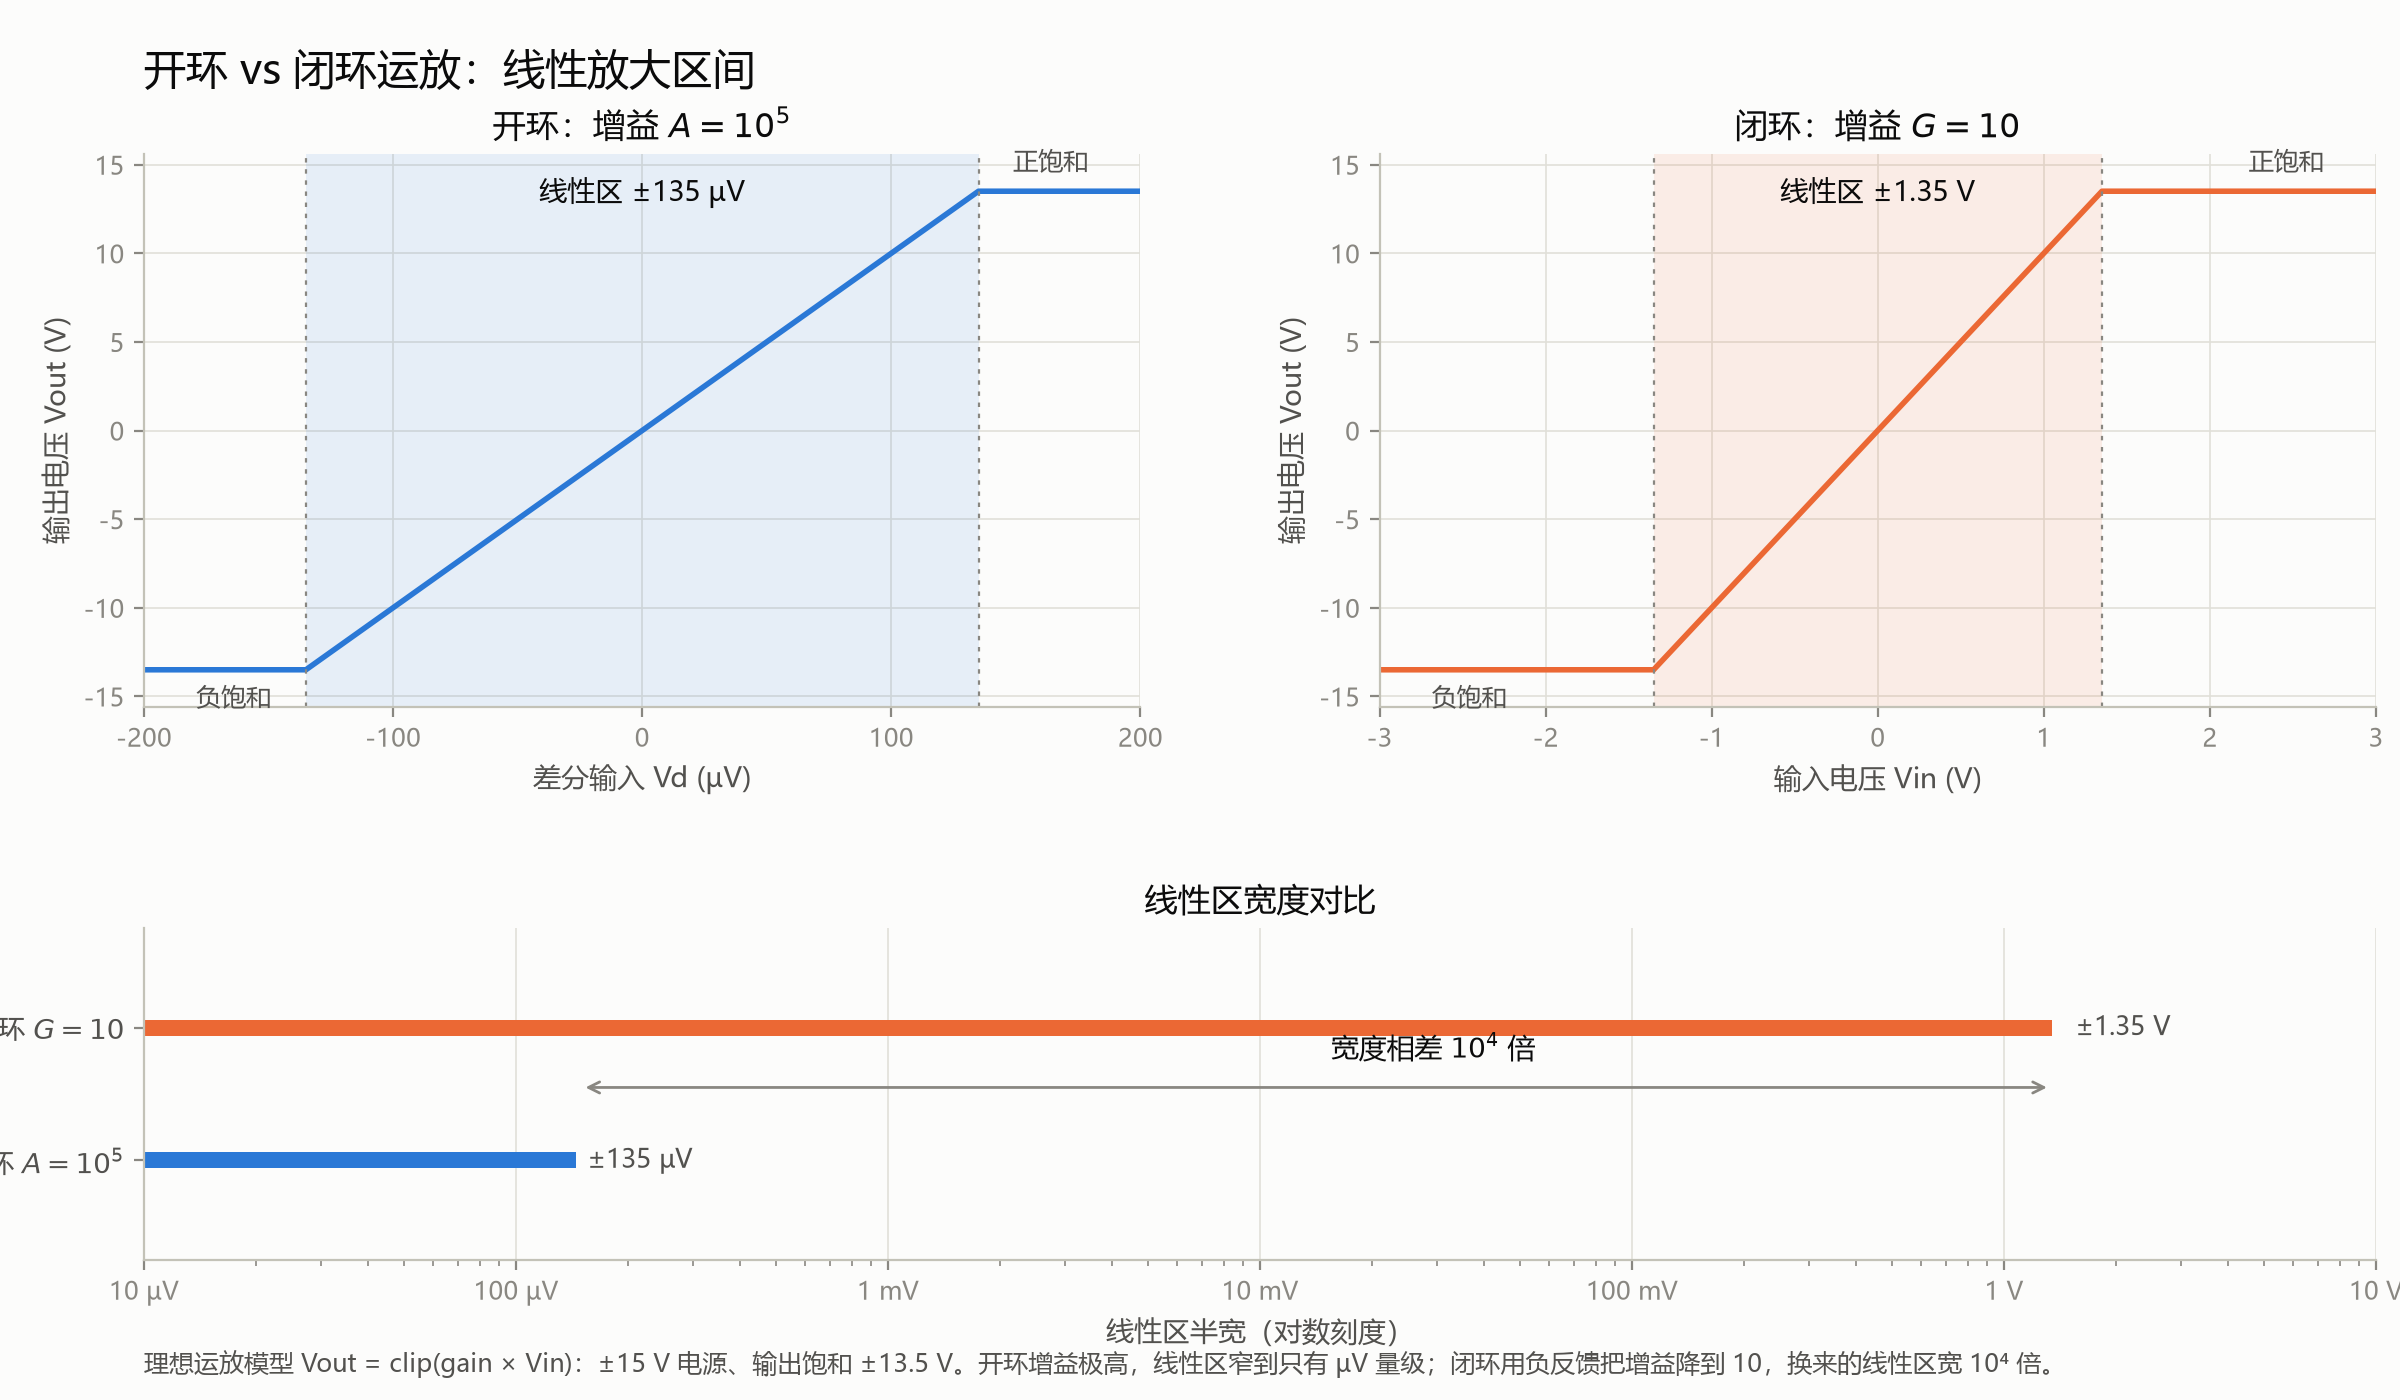

Reproduce this figure in Python.
"""开环与闭环运放线性放大区间对比图。

理想运放传输特性 Vout = clip(gain × Vin, ±Vsat)：
  开环  gain = A = 1e5  → 线性区 ±Vsat/A ≈ ±135 µV（极窄）
  闭环  gain = G = 10   → 线性区 ±Vsat/G = ±1.35 V（宽 1e4 倍）
±15 V 电源下输出饱和电压取 ±13.5 V。

运行：
  python opamp_linear_region.py              # 弹出窗口并保存 PNG
  python opamp_linear_region.py --save-only  # 仅保存 PNG
"""
import sys

import matplotlib.pyplot as plt
import numpy as np
from matplotlib.ticker import FuncFormatter

# ---- 配色（浅色图表面，参考调色板）----
C_OPEN = "#2a78d6"    # 开环：蓝（分类槽位 1）
C_CLOSED = "#eb6834"  # 闭环：橙（分类槽位 2）
INK = "#0b0b0b"       # 主文字
INK2 = "#52514e"      # 次文字
MUTED = "#898781"     # 轴刻度等弱标注
GRID = "#e1e0d9"      # 网格线
AXIS = "#c3c2b7"      # 轴线
SURFACE = "#fcfcfb"   # 图表面

plt.rcParams.update({
    "font.sans-serif": ["Microsoft YaHei", "SimHei", "Arial"],
    "axes.unicode_minus": False,
    "figure.facecolor": SURFACE,
    "axes.facecolor": SURFACE,
    "axes.edgecolor": AXIS,
    "axes.labelcolor": INK2,
    "text.color": INK2,
    "xtick.color": MUTED,
    "ytick.color": MUTED,
    "grid.color": GRID,
    "grid.linewidth": 0.6,
    "axes.titlesize": 12,
    "axes.labelsize": 10,
    "xtick.labelsize": 9,
    "ytick.labelsize": 9,
})

VSAT = 13.5   # 输出饱和电压（±15 V 电源）
A_OL = 1e5    # 开环增益
G_CL = 10.0   # 闭环增益
X_OL = VSAT / A_OL  # 开环线性区半宽 = 135 µV
X_CL = VSAT / G_CL  # 闭环线性区半宽 = 1.35 V
print(f"open-loop linear region: +/-{X_OL * 1e6:.0f} uV, "
      f"closed-loop: +/-{X_CL:.2f} V ({A_OL / G_CL:.0e}x wider)")


def vout(x, gain):
    """理想运放传输特性：线性放大后输出饱和。"""
    return np.clip(gain * x, -VSAT, VSAT)


def draw_transfer(ax, x, gain, xhalf, color, title, xlabel, xticks, width_label):
    """画一条传输特性曲线：曲线 + 线性区阴影 + 边界虚线 + 标注。"""
    ax.plot(x, vout(x, gain), color=color, lw=2, solid_capstyle="round")
    ax.axvspan(-xhalf, xhalf, color=color, alpha=0.10, lw=0)
    for xb in (-xhalf, xhalf):
        ax.axvline(xb, color=MUTED, lw=0.8, ls=(0, (2, 3)))

    ax.text(0, 14.3, f"线性区 {width_label}", ha="center", va="top",
            fontsize=10, color=INK)
    ax.text(x.min() * 0.82, -14.35, "负饱和", ha="center", va="top",
            fontsize=9, color=INK2)
    ax.text(x.max() * 0.82, 14.35, "正饱和", ha="center", va="bottom",
            fontsize=9, color=INK2)

    ax.set_title(title, color=INK)
    ax.set_xlabel(xlabel)
    ax.set_ylabel("输出电压 Vout (V)")
    ax.set_xticks(xticks)
    ax.set_xlim(x.min(), x.max())
    ax.set_ylim(-15.6, 15.6)
    ax.set_yticks(range(-15, 16, 5))
    ax.grid(True)
    ax.set_axisbelow(True)
    for side in ("top", "right"):
        ax.spines[side].set_visible(False)


fig = plt.figure(figsize=(12, 7))
gs = fig.add_gridspec(2, 2, height_ratios=[1.5, 0.9], hspace=0.5, wspace=0.24,
                      left=0.06, right=0.99, top=0.89, bottom=0.10)
ax1 = fig.add_subplot(gs[0, 0])
ax2 = fig.add_subplot(gs[0, 1])
ax3 = fig.add_subplot(gs[1, :])

# 图 1：开环 —— 横轴 µV，线性区极窄
draw_transfer(ax1, np.linspace(-200, 200, 4001), A_OL * 1e-6, X_OL * 1e6, C_OPEN,
              r"开环：增益 $A = 10^5$", "差分输入 Vd (µV)",
              range(-200, 201, 100), "±135 µV")

# 图 2：闭环 —— 横轴 V，线性区宽得多
draw_transfer(ax2, np.linspace(-3, 3, 4001), G_CL, X_CL, C_CLOSED,
              r"闭环：增益 $G = 10$", "输入电压 Vin (V)",
              range(-3, 4, 1), "±1.35 V")

# 图 3：线性区宽度对比（对数刻度，两条直接对比）
ax3.barh([0, 1], [X_OL, X_CL], left=1e-5, height=0.12, color=[C_OPEN, C_CLOSED])
ax3.set_xscale("log")
ax3.set_xlim(1e-5, 10)
ax3.set_ylim(-0.75, 1.75)
ax3.set_yticks([0, 1])
ax3.set_yticklabels([r"开环 $A = 10^5$", r"闭环 $G = 10$"],
                    fontsize=10, color=INK2)

def logfmt(v, _pos):
    if v >= 1:
        return f"{v:g} V"
    if v >= 1e-3:
        return f"{v * 1e3:g} mV"
    return f"{v * 1e6:g} µV"

ax3.xaxis.set_major_formatter(FuncFormatter(logfmt))
ax3.set_xlabel("线性区半宽（对数刻度）")
ax3.set_title("线性区宽度对比", color=INK)
ax3.grid(axis="x")
ax3.set_axisbelow(True)
for side in ("top", "right"):
    ax3.spines[side].set_visible(False)

ax3.text(X_OL * 1.15, 0, "±135 µV", va="center", ha="left",
         fontsize=9.5, color=INK2)
ax3.text(X_CL * 1.15, 1, "±1.35 V", va="center", ha="left",
         fontsize=9.5, color=INK2)
ax3.annotate("", xy=(X_CL, 0.55), xytext=(X_OL * 1.1, 0.55),
             arrowprops=dict(arrowstyle="<->", color=MUTED, lw=1))
ax3.text(np.sqrt(X_OL * X_CL) * 1.15, 0.72, r"宽度相差 $10^4$ 倍",
         ha="left", va="bottom", fontsize=10, color=INK)

fig.suptitle("开环 vs 闭环运放：线性放大区间", x=0.06, y=0.965,
             ha="left", va="top", fontsize=15, color=INK)
fig.text(0.06, 0.02,
         "理想运放模型 Vout = clip(gain × Vin)：±15 V 电源、输出饱和 ±13.5 V。"
         "开环增益极高，线性区窄到只有 µV 量级；闭环用负反馈把增益降到 10，"
         "换来的线性区宽 10⁴ 倍。",
         fontsize=9, color=INK2)

fig.savefig("opamp_linear_region.png", dpi=200, facecolor=SURFACE)
print("saved: opamp_linear_region.png")
if "--save-only" not in sys.argv:
    plt.show()
